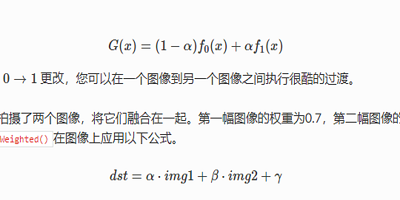
#> input picture demo/tutorials/3/images/img2.png, 400 x 200 px
$ python 3.3.py
#> lines starting #> are read from the running program, lines starting #| are printed output that depends on the picture
import os
import  cv2
import numpy as np

file_path = os.path.abspath(os.path.dirname(__file__))
img = os.path.join(file_path, "./images/img2.png")


img1 = cv2.imread(img)
#> img1 is the input picture: shape (200, 400, 3); mean B, G, R 241.9, 241.9, 242.1
start_time = cv2.getTickCount()
print(start_time)
for i in range(5,49,2):
    img1 = cv2.medianBlur(img1,i)
#> this loop made 22 passes
#> pass 1, `img1 = cv2.medianBlur(img1,i)`:
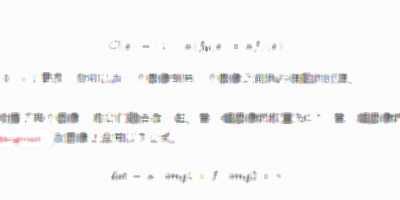
#> img1: shape (200, 400, 3); mean B, G, R 246.3, 246.2, 246.4
#> pass 2, `img1 = cv2.medianBlur(img1,i)`:
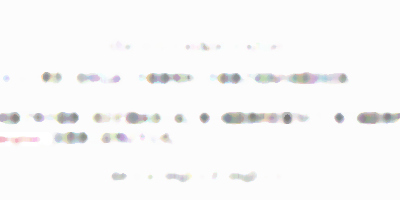
#> img1: shape (200, 400, 3); mean B, G, R 247.7, 247.7, 247.8
#> pass 3, `img1 = cv2.medianBlur(img1,i)`:
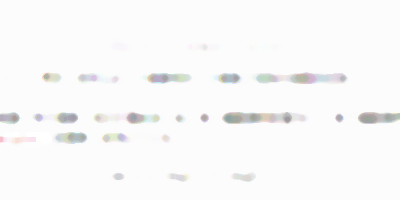
#> img1: shape (200, 400, 3); mean B, G, R 248.7, 248.8, 248.8
#> after the loop: img1: shape (200, 400, 3); every value is 252

end_time = cv2.getTickCount()
print(end_time)
t = (end_time - start_time)/cv2.getTickFrequency()
print(t)
